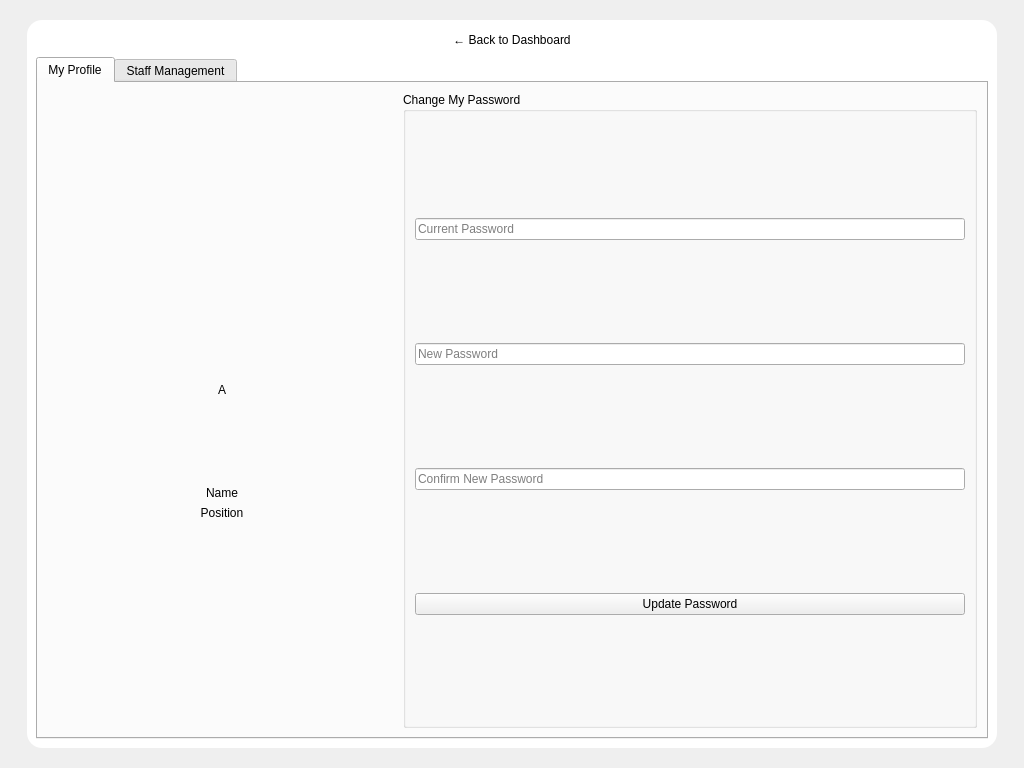
<?xml version="1.0" encoding="UTF-8"?>
<ui version="4.0">
 <class>AccountSettingWidget</class>
 <widget class="QWidget" name="AccountSettingWidget">
  <property name="geometry"><rect><x>0</x><y>0</y><width>1024</width><height>768</height></rect></property>
  <layout class="QVBoxLayout" name="verticalLayout_Main">
   <item>
    <widget class="QWidget" name="centerContainer" native="true">
     <layout class="QHBoxLayout" name="horizontalLayout_Center">
      <item><spacer name="horizontalSpacer_L"><property name="orientation"><enum>Qt::Horizontal</enum></property></spacer></item>
      <item>
       <widget class="QFrame" name="mainCard">
        <property name="minimumSize"><size><width>950</width><height>650</height></size></property>
        <property name="styleSheet"><string>QFrame#mainCard { background: #FFF; border-radius: 15px; }</string></property>
        <layout class="QVBoxLayout" name="vlCard">

         <item>
          <widget class="QPushButton" name="btnBack">
           <property name="text"><string>← Back to Dashboard</string></property>
           <property name="cursor"><cursorShape>PointingHandCursor</cursorShape></property>
           <property name="flat"><bool>true</bool></property>
          </widget>
         </item>

         <item>
          <widget class="QTabWidget" name="tabWidget">
           <property name="currentIndex"><number>0</number></property>

           <widget class="QWidget" name="tabProfile">
            <attribute name="title"><string>My Profile</string></attribute>
            <layout class="QHBoxLayout" name="hlProfile">
             <item>
              <widget class="QWidget" name="leftPanel" native="true">
               <property name="minimumSize"><size><width>350</width><height>0</height></size></property>
               <layout class="QVBoxLayout" name="vlLeft">

                <item>
                 <spacer name="verticalSpacer_Top">
                  <property name="orientation"><enum>Qt::Vertical</enum></property>
                  <property name="sizeHint" stdset="0"><size><width>20</width><height>40</height></size></property>
                 </spacer>
                </item>

                <item>
                 <layout class="QHBoxLayout" name="hlAvatar">
                  <item><spacer name="spAvatarL"><property name="orientation"><enum>Qt::Horizontal</enum></property></spacer></item>
                  <item>
                   <widget class="QLabel" name="lblAvatar">
                    <property name="minimumSize"><size><width>180</width><height>180</height></size></property>
                    <property name="maximumSize"><size><width>180</width><height>180</height></size></property>
                    <property name="text"><string>A</string></property>
                    <property name="alignment"><set>Qt::AlignCenter</set></property>
                   </widget>
                  </item>
                  <item><spacer name="spAvatarR"><property name="orientation"><enum>Qt::Horizontal</enum></property></spacer></item>
                 </layout>
                </item>

                <item>
                 <layout class="QHBoxLayout" name="hlName">
                  <item><spacer name="spNameL"><property name="orientation"><enum>Qt::Horizontal</enum></property></spacer></item>
                  <item><widget class="QLabel" name="lblName"><property name="text"><string>Name</string></property><property name="alignment"><set>Qt::AlignCenter</set></property></widget></item>
                  <item><spacer name="spNameR"><property name="orientation"><enum>Qt::Horizontal</enum></property></spacer></item>
                 </layout>
                </item>

                <item>
                 <layout class="QHBoxLayout" name="hlRole">
                  <item><spacer name="spRoleL"><property name="orientation"><enum>Qt::Horizontal</enum></property></spacer></item>
                  <item><widget class="QLabel" name="lblRole"><property name="text"><string>Position</string></property><property name="alignment"><set>Qt::AlignCenter</set></property></widget></item>
                  <item><spacer name="spRoleR"><property name="orientation"><enum>Qt::Horizontal</enum></property></spacer></item>
                 </layout>
                </item>

                <item>
                 <spacer name="verticalSpacer_Bottom">
                  <property name="orientation"><enum>Qt::Vertical</enum></property>
                  <property name="sizeHint" stdset="0"><size><width>20</width><height>40</height></size></property>
                 </spacer>
                </item>

               </layout>
              </widget>
              </item>

             <item>
              <widget class="QGroupBox" name="grpPass">
               <property name="title"><string>Change My Password</string></property>
               <layout class="QVBoxLayout" name="vlPass">
                <item><spacer name="spPass1"><property name="orientation"><enum>Qt::Vertical</enum></property></spacer></item>
                <item><widget class="QLineEdit" name="txtCurrentPass"><property name="placeholderText"><string>Current Password</string></property><property name="echoMode"><enum>QLineEdit::Password</enum></property></widget></item>
                <item><spacer name="spPass2"><property name="orientation"><enum>Qt::Vertical</enum></property></spacer></item>
                <item><widget class="QLineEdit" name="txtNewPass"><property name="placeholderText"><string>New Password</string></property><property name="echoMode"><enum>QLineEdit::Password</enum></property></widget></item>
                <item><spacer name="spPass3"><property name="orientation"><enum>Qt::Vertical</enum></property></spacer></item>
                <item><widget class="QLineEdit" name="txtConfirmPass"><property name="placeholderText"><string>Confirm New Password</string></property><property name="echoMode"><enum>QLineEdit::Password</enum></property></widget></item>
                <item><spacer name="spPass4"><property name="orientation"><enum>Qt::Vertical</enum></property></spacer></item>
                <item><widget class="QPushButton" name="btnUpdatePass"><property name="text"><string>Update Password</string></property></widget></item>
                <item><spacer name="spPass5"><property name="orientation"><enum>Qt::Vertical</enum></property></spacer></item>
               </layout>
              </widget>
             </item>
            </layout>
           </widget>

           <widget class="QWidget" name="tabManage">
            <attribute name="title"><string>Staff Management</string></attribute>
            <layout class="QHBoxLayout" name="hlManage">
             <item>
              <widget class="QGroupBox" name="grpList">
               <property name="title"><string>Staff List</string></property>
               <property name="maximumSize"><size><width>350</width><height>16777215</height></size></property>
               <layout class="QVBoxLayout" name="vlList">
                <item><widget class="QListWidget" name="lstStaff"/></item>
                <item><widget class="QPushButton" name="btnAddNew"><property name="text"><string>+ Add New Staff (Clear Form)</string></property></widget></item>
               </layout>
              </widget>
             </item>
             <item>
              <widget class="QGroupBox" name="grpDetails">
               <property name="title"><string>Account Details</string></property>
               <layout class="QVBoxLayout" name="vlDetails">
                <item><widget class="QLabel" name="lblEditId"><property name="text"><string>ID: [New]</string></property></widget></item>

                <item><widget class="QLabel" name="l1"><property name="text"><string>Full Name</string></property></widget></item>
                <item><widget class="QLineEdit" name="txtEditName"/></item>

                <item><widget class="QLabel" name="l2"><property name="text"><string>Email</string></property></widget></item>
                <item><widget class="QLineEdit" name="txtEditEmail"/></item>

                <item><widget class="QLabel" name="l3"><property name="text"><string>Password</string></property></widget></item>
                <item><widget class="QLineEdit" name="txtEditPass"><property name="placeholderText"><string>Leave empty to keep current password</string></property></widget></item>

                <item><widget class="QLabel" name="l4"><property name="text"><string>Position / Role</string></property></widget></item>
                <item>
                 <widget class="QComboBox" name="cboEditRole">
                  <item><property name="text"><string>Manager</string></property></item>
                  <item><property name="text"><string>Inventory Staff</string></property></item>
                  <item><property name="text"><string>Sales Staff</string></property></item>
                 </widget>
                </item>

                <item>
                 <layout class="QHBoxLayout" name="hlActions">
                  <item><widget class="QPushButton" name="btnDeleteStaff"><property name="text"><string>Delete Account</string></property></widget></item>
                  <item><widget class="QPushButton" name="btnSaveStaff"><property name="text"><string>Save / Update</string></property></widget></item>
                 </layout>
                </item>
                <item><spacer name="spDetails"><property name="orientation"><enum>Qt::Vertical</enum></property></spacer></item>
               </layout>
              </widget>
             </item>
            </layout>
           </widget>

          </widget>
         </item>
        </layout>
       </widget>
      </item>
      <item><spacer name="horizontalSpacer_R"><property name="orientation"><enum>Qt::Horizontal</enum></property></spacer></item>
     </layout>
    </widget>
   </item>
  </layout>
 </widget>
</ui>
